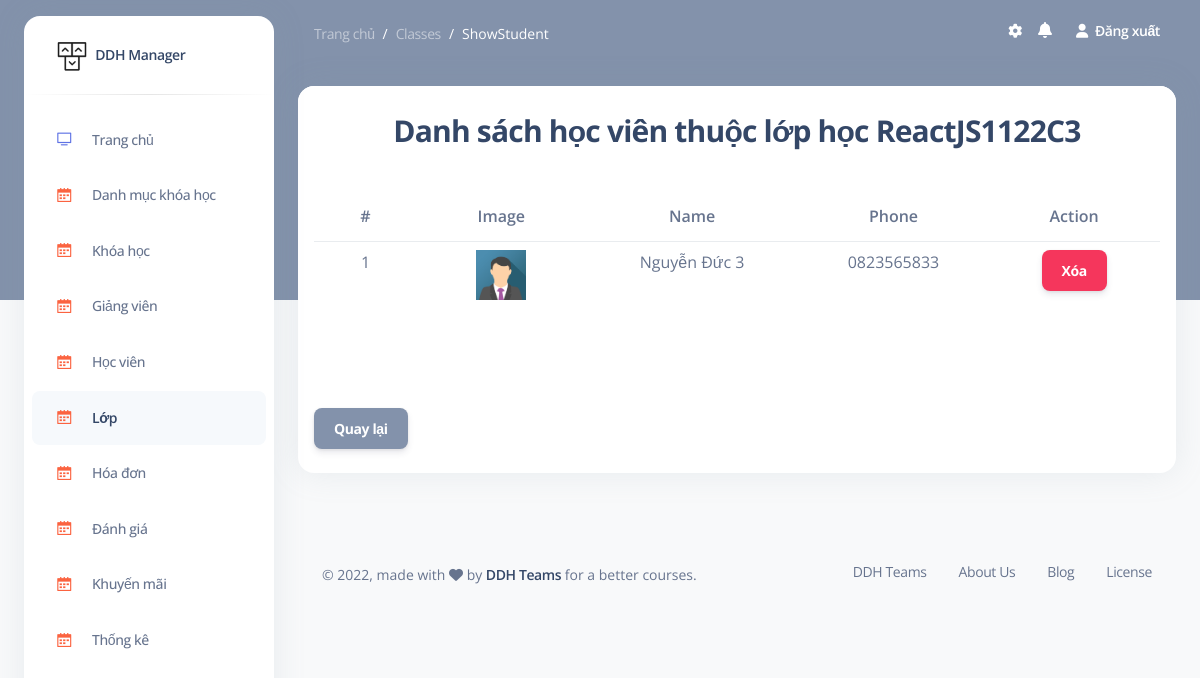
/admin/classes/showStudent/8 (signed in), run on an earlier commit of the app's database.
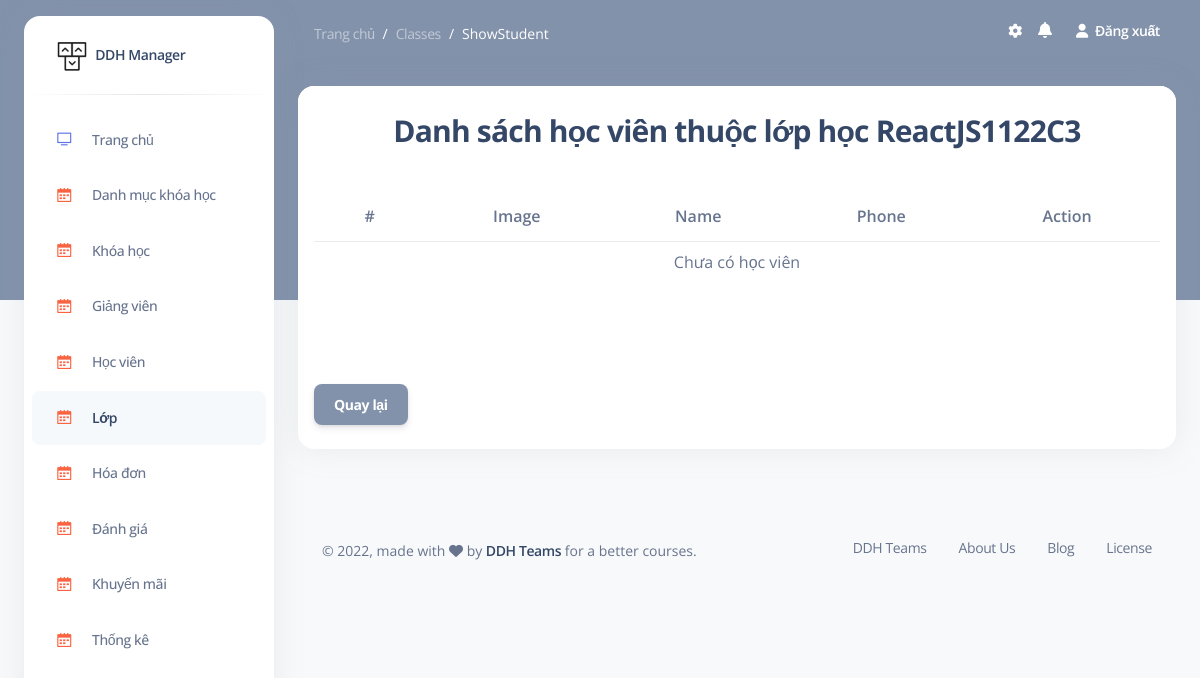
And on a later commit of the database.
### tables this page shows
CREATE TABLE `detail_classes` (
                                  `id` int NOT NULL,
                                  `id_students` int DEFAULT NULL,
                                  `id_class` int DEFAULT NULL
);

CREATE TABLE `students` (
                            `id` int NOT NULL,
                            `name_student` varchar(255) DEFAULT NULL,
                            `username_student` varchar(255) DEFAULT NULL,
                            `email_student` varchar(255) DEFAULT NULL,
                            `phone_student` varchar(255) DEFAULT NULL,
                            `password_student` varchar(255) DEFAULT NULL,
                            `image_student` varchar(255) DEFAULT NULL,
                            `role` tinyint DEFAULT '1',
                            `created_at` timestamp NULL DEFAULT NULL,
                            `updated_at` timestamp NULL DEFAULT NULL,
                            `status_student` tinyint DEFAULT '0'
);

### models/admin/classes.php (called while the page is built, shortened)
<?php
    function class_detail($id){
        $sql = "SELECT *
                FROM classes
                INNER JOIN teachers ON classes.id_teacher = teachers.id
                INNER JOIN courses ON courses.id = classes.id_course
                WHERE classes.id = ?
             ";
        return query_one($sql,$id);
    }
    function read_students_class($id_class){
        $sql ="SELECT * FROM detail_classes
         INNER JOIN students ON detail_classes.id_students = students.id
         WHERE detail_classes.id_class = ? ";
        return query($sql,$id_class);
    }
?>

### models/process_db.php (called while the page is built, shortened)
<?php
    function connect(){
        $conn = null;
        try {
            $conn = new PDO("mysql:host=".DB_HOST.";dbname=".DB_NAME."", DB_USER, DB_PASS);
            $conn->setAttribute(PDO::ATTR_ERRMODE, PDO::ERRMODE_EXCEPTION);
        }catch(PDOException $e){
            echo "Connection failed: " . $e->getMessage();
        }
        return $conn;
    }
    function query($sql){
        $sql_args = array_slice(func_get_args(), 1);
        try {
            $stmt = connect()->prepare($sql);
            $stmt->execute($sql_args);
            $rows = $stmt->fetchAll();
            return $rows;
        } catch (PDOException $e) {
            throw $e;
        }
    }
    function query_one($sql){
        $sql_args = array_slice(func_get_args(), 1);
        try {
            $stmt = connect()->prepare($sql);
            $stmt->execute($sql_args);
            $row = $stmt->fetch(PDO::FETCH_ASSOC);
            return $row;
        } catch (PDOException $e) {
            throw $e;
        }
    }
?>

### views/admin/classes/showStudent.php (the view, shortened to what this page needs)
<section class="container-fluid py-4">
    <div class="row">
        <div class="col-12">
            <div class="card mb-4">
                <div class="card-header pb-0">
                    <div class="text-center">
                        <h3>Danh sách học viên thuộc lớp học <?= $update_class['name_class'] ?></h3>
                    </div>
                </div>
                <div class="card-body px-0 pt-0 pb-2">
                    <div class="p-3">
                        <div style="margin-bottom: 100px">
                            <table class="table text-center mt-3">
                                <thead>
                                    <tr>
                                        <th>#</th>
                                        <th>Image</th>
                                        <th>Name</th>
                                        <th>Phone</th>
                                        <th>Action</th>
                                    </tr>
                                </thead>
                                <tbody>
                                <?php if(!empty($studentClass)){ ?>
                                <?php foreach ($studentClass as $key => $values){?>
                                    <tr class="item_students">
                                        <td>
                                            <?= $key+= 1 ?>
                                        </td>
                                        <td>
                                            <img src="<?= BASE_URL.'assets/uploads/students/'.$values['image_student'] ?>" alt="Country flag" width="50px" height="50px">
                                        </td>
                                        <td>
                                            <?= $values['name_student'] ?>
                                        </td>
                                        <td>
                                            <?= $values['phone_student'] ?>
                                        </td>
                                        <td>
                                            <form action="<?= CLASSES ?>/deleteStudent" method="post">
                                                <button class="btn btn-danger" type="submit">Xóa</button>
                                            </form>
                                        </td>
                                    </tr>
                                <?php } } else { ?>
                                    <tr>
                                        <td colspan="5">Chưa có học viên</td>
                                    </tr>
                                <?php } ?>
                                </tbody>
                            </table>
                        </div>
                        <div class="mt-5">
                            <a href="<?= CLASSES ?>" class="btn btn-secondary">Quay lại</a>
                        </div>
                    </div>
                </div>
            </div>
        </div>
    </div>
</section>

What changed in the data, as far as the page shows it:
removed detail_classes: key "1", id_students.image_student (placeholder picture), id_students.name_student "Nguyễn Đức 3", id_students.phone_student "0823565833"
Also different on the page:
text now shown: "Chưa có học viên"
